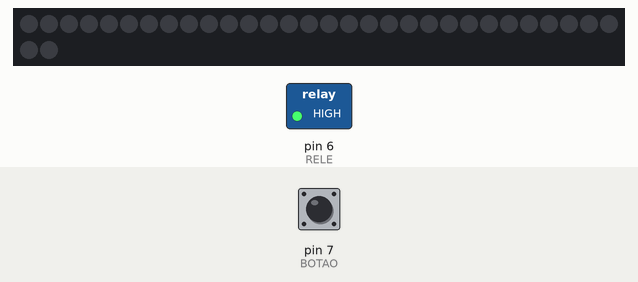
This sketch was run on a simulated Arduino Uno, built with avr-gcc and run on an emulated ATmega328P. Shown: 32 RGB LEDs in strip order, left to right, continuing on the next row, switched loads named in the sketch (green lamp = pin HIGH). The inputs (shaded band) are chosen by the test bench; at power-on: pin 7 (BOTAO) HIGH. Dim RGB values are drawn brighter than linear.

Above: at 1.2 s.
1.3 s: pin 7 (BOTAO) pulled LOW for 0.15 s
At 2.4 s:
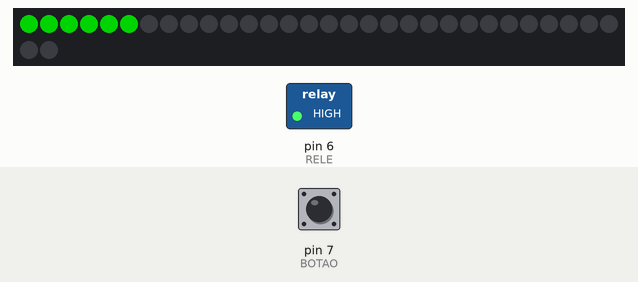
At 14.7 s:
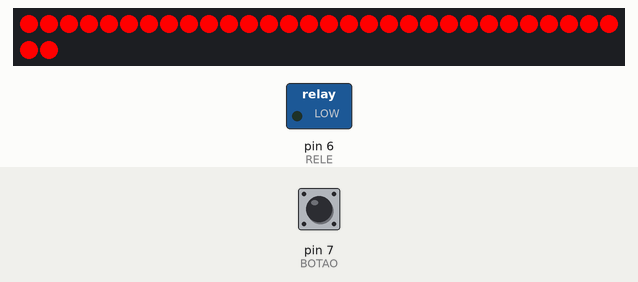
Timing chart, 0 to 17.7 s (numbered marks = the images above; inputs shaded):
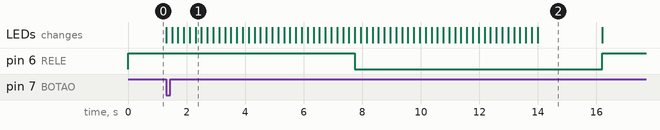

The sketch:

tempo_viagem_mars.ino
```cpp
#include <FastLED.h>

#define NUM_LEDS 32
#define FITA_LED 9
#define BOTAO 7
#define RELE 6

CRGB leds[NUM_LEDS];

void setup() {
  // put your setup code here, to run once:
  FastLED.addLeds<WS2812, FITA_LED, GRB>(leds, NUM_LEDS);
  FastLED.setBrightness(255);
  pinMode(BOTAO, INPUT_PULLUP);
  pinMode(RELE, OUTPUT);
  digitalWrite(RELE, HIGH);

  for (int i=0; i<NUM_LEDS; i++){
      leds[i]=CRGB::Black;
  }
  FastLED.show();
}

void loop() {
  // put your main code here, to run repeatedly:
  if (digitalRead(BOTAO)==0){
    for (int i=0; i<NUM_LEDS; i++){
      leds[i]=CRGB::Green;
      FastLED.show();
      delay(200);
    }
    digitalWrite(RELE, LOW);

    for (int i=31; i>=0; i--){
      leds[i]=CRGB::Red;
      FastLED.show();
      delay(200);
    }
    delay(2000);
    digitalWrite(RELE, HIGH);
      for (int i=0; i<NUM_LEDS; i++){
      leds[i]=CRGB::Black;
    }
    FastLED.show();
  }
}
```

Measured:
- after the input at 1.3 s, pin 6 (RELE): HIGH → LOW after 6.4 s, → HIGH 8.4 s later; the LEDs: first change at once (image 1 shows a later state)
